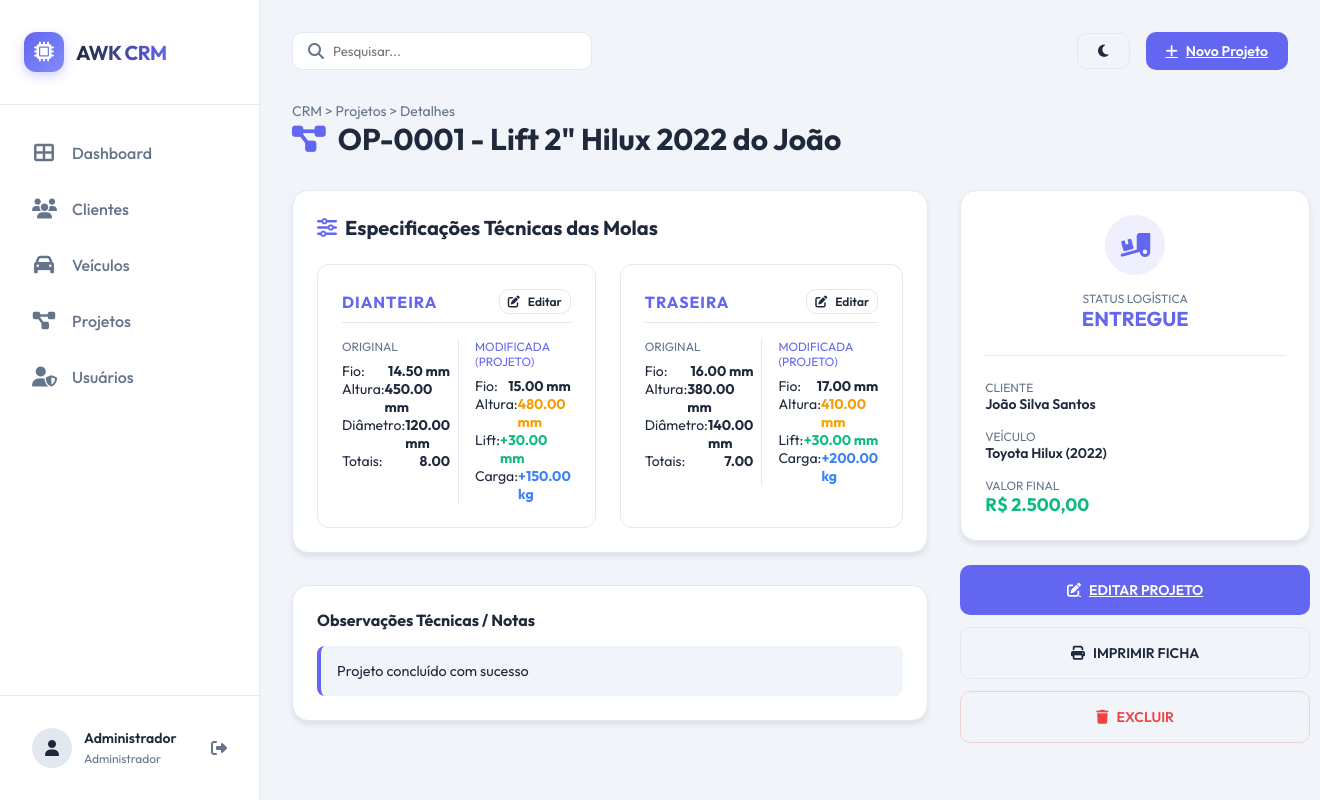
Page /projetos/visualizar/1 (signed in) on the committed database.
### tables this page shows
CREATE TABLE `projetos` (
  `id` INT UNSIGNED NOT NULL AUTO_INCREMENT,
  `codigo_pedido` VARCHAR(20) NOT NULL UNIQUE,
  `cliente_id` INT UNSIGNED NOT NULL,
  `veiculo_id` INT UNSIGNED NOT NULL,
  `nome_projeto` VARCHAR(200) NOT NULL,
  `status_logistica` ENUM('fabricacao', 'pintura', 'transportadora', 'entregue') NOT NULL DEFAULT 'fabricacao',
  `status_pagamento` ENUM('pago', 'pendente', 'garantia') NOT NULL DEFAULT 'pendente',
  `status_frete` ENUM('pago', 'pendente', 'nao_optante', 'garantia') NOT NULL DEFAULT 'pendente',
  `valor_venda` DECIMAL(10,2) DEFAULT NULL,
  `desconto_aniversario_perc` DECIMAL(5,2) DEFAULT NULL,
  `valor_final` DECIMAL(10,2) DEFAULT NULL,
  `valor_entrada` DECIMAL(10,2) DEFAULT NULL,
  `saldo_restante` DECIMAL(10,2) DEFAULT NULL,
  `valor_frete` DECIMAL(10,2) DEFAULT NULL,
  `observacoes` TEXT DEFAULT NULL,
  `observacoes_garantia` TEXT DEFAULT NULL,
  `criado_em` TIMESTAMP NOT NULL DEFAULT CURRENT_TIMESTAMP,
  `atualizado_em` TIMESTAMP NOT NULL DEFAULT CURRENT_TIMESTAMP ON UPDATE CURRENT_TIMESTAMP,
  `concluido_em` DATETIME DEFAULT NULL,
  PRIMARY KEY (`id`),
  FOREIGN KEY (`cliente_id`) REFERENCES `clientes`(`id`) ON DELETE CASCADE,
  FOREIGN KEY (`veiculo_id`) REFERENCES `veiculos`(`id`) ON DELETE CASCADE,
  INDEX `idx_codigo_pedido` (`codigo_pedido`),
  INDEX `idx_cliente_id` (`cliente_id`),
  INDEX `idx_status_logistica` (`status_logistica`),
  INDEX `idx_status_pagamento` (`status_pagamento`),
  INDEX `idx_criado_em` (`criado_em`)
);

CREATE TABLE `molas_originais` (
  `id` INT UNSIGNED NOT NULL AUTO_INCREMENT,
  `veiculo_id` INT UNSIGNED NOT NULL,
  `posicao` ENUM('dianteira', 'traseira') NOT NULL,
  `quantidade` INT NOT NULL DEFAULT 2,
  `fio_mm` DECIMAL(6,2) NOT NULL,
  `altura_livre_mm` DECIMAL(7,2) NOT NULL,
  `diametro_interno_mm` DECIMAL(6,2) NOT NULL,
  `vao_entre_espiras_mm` DECIMAL(6,2) NOT NULL,
  `retifica` BOOLEAN NOT NULL DEFAULT FALSE,
  `olhal_cima_mm` DECIMAL(6,2) DEFAULT NULL,
  `olhal_baixo_mm` DECIMAL(6,2) DEFAULT NULL,
  `tipo_ponta` ENUM('aberta', 'fechada') NOT NULL,
  `medida_ponta_mm` DECIMAL(6,2) DEFAULT NULL,
  `entre_elo_mm` DECIMAL(6,2) DEFAULT NULL,
  `espiras_ativas` DECIMAL(5,2) DEFAULT NULL,
  `espiras_totais` DECIMAL(5,2) NOT NULL,
  `criado_em` TIMESTAMP NOT NULL DEFAULT CURRENT_TIMESTAMP,
  PRIMARY KEY (`id`),
  FOREIGN KEY (`veiculo_id`) REFERENCES `veiculos`(`id`) ON DELETE CASCADE,
  UNIQUE KEY `uk_veiculo_posicao` (`veiculo_id`, `posicao`),
  INDEX `idx_veiculo_id` (`veiculo_id`)
);

CREATE TABLE `molas_modificadas` (
  `id` INT UNSIGNED NOT NULL AUTO_INCREMENT,
  `projeto_id` INT UNSIGNED NOT NULL,
  `mola_original_ref_id` INT UNSIGNED DEFAULT NULL,
  `posicao` ENUM('dianteira', 'traseira') NOT NULL,
  `quantidade` INT NOT NULL DEFAULT 2,
  `fio_mm` DECIMAL(6,2) NOT NULL,
  `altura_livre_mm` DECIMAL(7,2) NOT NULL,
  `diametro_interno_mm` DECIMAL(6,2) NOT NULL,
  `vao_entre_espiras_mm` DECIMAL(6,2) NOT NULL,
  `retifica` BOOLEAN NOT NULL DEFAULT FALSE,
  `olhal_cima_mm` DECIMAL(6,2) DEFAULT NULL,
  `olhal_baixo_mm` DECIMAL(6,2) DEFAULT NULL,
  `tipo_ponta` ENUM('aberta', 'fechada') NOT NULL,
  `medida_ponta_mm` DECIMAL(6,2) DEFAULT NULL,
  `entre_elo_mm` DECIMAL(6,2) DEFAULT NULL,
  `espiras_ativas` DECIMAL(5,2) DEFAULT NULL,
  `espiras_totais` DECIMAL(5,2) NOT NULL,
  `lift_mm` DECIMAL(7,2) DEFAULT NULL,
  `ganho_carga_kg` DECIMAL(7,2) DEFAULT NULL,
  `observacoes_tecnicas` TEXT DEFAULT NULL,
  `criado_em` TIMESTAMP NOT NULL DEFAULT CURRENT_TIMESTAMP,
  `atualizado_em` TIMESTAMP NOT NULL DEFAULT CURRENT_TIMESTAMP ON UPDATE CURRENT_TIMESTAMP,
  PRIMARY KEY (`id`),
  FOREIGN KEY (`projeto_id`) REFERENCES `projetos`(`id`) ON DELETE CASCADE,
  FOREIGN KEY (`mola_original_ref_id`) REFERENCES `molas_originais`(`id`) ON DELETE SET NULL,
  UNIQUE KEY `uk_projeto_posicao` (`projeto_id`, `posicao`),
  INDEX `idx_projeto_id` (`projeto_id`)
);

CREATE TABLE `clientes` (
  `id` INT UNSIGNED NOT NULL AUTO_INCREMENT,
  `codigo_cliente` VARCHAR(20) NOT NULL UNIQUE,
  `nome` VARCHAR(150) NOT NULL,
  `aniversario_dia` TINYINT UNSIGNED NOT NULL,
  `aniversario_mes` TINYINT UNSIGNED NOT NULL,
  `cpf_cnpj` VARCHAR(20) NOT NULL UNIQUE,
  `cep` VARCHAR(10) NOT NULL,
  `endereco` VARCHAR(200) NOT NULL,
  `numero` VARCHAR(20) NOT NULL,
  `bairro` VARCHAR(100) NOT NULL,
  `cidade` VARCHAR(100) NOT NULL,
  `estado_uf` CHAR(2) NOT NULL,
  `telefone` VARCHAR(20) NOT NULL,
  `telefone2` VARCHAR(20) DEFAULT NULL,
  `email` VARCHAR(150) NOT NULL,
  `observacoes` TEXT DEFAULT NULL,
  `criado_em` TIMESTAMP NOT NULL DEFAULT CURRENT_TIMESTAMP,
  `atualizado_em` TIMESTAMP NOT NULL DEFAULT CURRENT_TIMESTAMP ON UPDATE CURRENT_TIMESTAMP,
  PRIMARY KEY (`id`),
  INDEX `idx_nome` (`nome`),
  INDEX `idx_cidade` (`cidade`),
  INDEX `idx_aniversario` (`aniversario_mes`, `aniversario_dia`)
);

CREATE TABLE `veiculos` (
  `id` INT UNSIGNED NOT NULL AUTO_INCREMENT,
  `marca` VARCHAR(100) NOT NULL,
  `modelo` VARCHAR(100) NOT NULL,
  `ano` VARCHAR(10) NOT NULL,
  `observacoes` TEXT DEFAULT NULL,
  `criado_em` TIMESTAMP NOT NULL DEFAULT CURRENT_TIMESTAMP,
  `atualizado_em` TIMESTAMP NOT NULL DEFAULT CURRENT_TIMESTAMP ON UPDATE CURRENT_TIMESTAMP,
  PRIMARY KEY (`id`),
  INDEX `idx_marca_modelo` (`marca`, `modelo`)
);

### views/projetos/visualizar.php (the view, shortened to what the rows shown need)
<?php include ROOT_PATH . '/views/layout/header.php'; ?>
<div class="page-title">
    <div class="breadcrumb">CRM > Projetos > Detalhes</div>
    <h1 style="display: flex; align-items: center; gap: 0.75rem;">
        <span style="color: var(--primary);"><i class="fas fa-project-diagram"></i></span>
        <?php echo $projeto['codigo_pedido'] . ' - ' . $projeto['nome_projeto']; ?>
    </h1>
</div>
<div style="display: grid; grid-template-columns: 1fr 350px; gap: 2rem; margin-top: 2rem;">
    <div style="display: flex; flex-direction: column; gap: 2rem;">
        <div class="card">
            <h2 style="font-size: 1.25rem; font-weight: 700; margin-bottom: 1.5rem; display: flex; align-items: center; gap: 0.5rem;">
                <i class="fas fa-sliders-h" style="color: var(--primary);"></i>
                Especificações Técnicas das Molas
            </h2>
            <div style="display: grid; grid-template-columns: 1fr 1fr; gap: 1.5rem;">
                <?php
                $posicoes = ['dianteira', 'traseira'];
                foreach ($posicoes as $pos):
                    $molaMod = null;
                    foreach ($molasModificadas as $m) {
                        if ($m['posicao'] == $pos) { $molaMod = $m; break; }
                    }
                    $molaOrig = null;
                    foreach ($molasOriginais as $o) {
                        if ($o['posicao'] == $pos) { $molaOrig = $o; break; }
                    }
                ?>
                <div style="background-color: rgba(255,255,255,0.01); border: 1px solid var(--border); border-radius: 12px; padding: 1.5rem;">
                    <h3 style="font-size: 1rem; color: var(--primary); text-transform: uppercase; letter-spacing: 1px; margin-bottom: 1rem; border-bottom: 1px solid var(--border); padding-bottom: 0.5rem; display: flex; justify-content: space-between; align-items: center;">
                        <span><?php echo ucfirst($pos); ?></span>
                        <button class="btn btn-outline" style="padding: 0.25rem 0.5rem; font-size: 0.75rem;" onclick="openMolaModal('<?php echo $pos; ?>')">
                            <i class="fas fa-edit"></i> Editar
                        </button>
                    </h3>
                    <div style="display: grid; grid-template-columns: 1fr 1fr; gap: 1rem;">
                        <div style="font-size: 0.875rem; border-right: 1px solid var(--border); padding-right: 0.5rem;">
                            <div style="color: var(--text-muted); font-size: 0.75rem; margin-bottom: 0.5rem;">ORIGINAL</div>
                            <?php if ($molaOrig): ?>
                                <div style="display: flex; justify-content: space-between;"><span>Fio:</span> <b><?php echo $molaOrig['fio_mm']; ?> mm</b></div>
                                <div style="display: flex; justify-content: space-between;"><span>Altura:</span> <b><?php echo $molaOrig['altura_livre_mm']; ?> mm</b></div>
                                <div style="display: flex; justify-content: space-between;"><span>Diâmetro:</span> <b><?php echo $molaOrig['diametro_interno_mm']; ?> mm</b></div>
                                <div style="display: flex; justify-content: space-between;"><span>Totais:</span> <b><?php echo $molaOrig['espiras_totais']; ?></b></div>
                            <?php else: ?>
                                <div style="color: var(--text-muted); font-style: italic;">Não informado</div>
                            <?php endif; ?>
                        </div>
                        <div style="font-size: 0.875rem;">
                            <div style="color: var(--primary); font-size: 0.75rem; margin-bottom: 0.5rem;">MODIFICADA (PROJETO)</div>
                            <?php if ($molaMod): ?>
                                <div style="display: flex; justify-content: space-between;"><span>Fio:</span> <b><?php echo $molaMod['fio_mm']; ?> mm</b></div>
                                <div style="display: flex; justify-content: space-between;"><span>Altura:</span> <b style="color: var(--accent);"><?php echo $molaMod['altura_livre_mm']; ?> mm</b></div>
                                <div style="display: flex; justify-content: space-between;"><span>Lift:</span> <b style="color: var(--success);">+<?php echo $molaMod['lift_mm']; ?> mm</b></div>
                                <div style="display: flex; justify-content: space-between;"><span>Carga:</span> <b style="color: var(--info);">+<?php echo $molaMod['ganho_carga_kg']; ?> kg</b></div>
                            <?php else: ?>
                                <div style="color: var(--text-muted); font-style: italic;">Aguardando projeto</div>
                            <?php endif; ?>
                        </div>
                    </div>
                </div>
                <?php endforeach; ?>
            </div>
        </div>
        <div class="card">
            <h2 style="font-size: 1rem; font-weight: 700; margin-bottom: 1rem;">Observações Técnicas / Notas</h2>
            <div style="background-color: var(--bg-main); padding: 1rem; border-radius: 8px; font-size: 0.9rem; border-left: 4px solid var(--primary);">
                <?php echo !empty($projeto['observacoes']) ? nl2br($projeto['observacoes']) : 'Sem observações adicionais.'; ?>
            </div>
        </div>
    </div>
    <div style="display: flex; flex-direction: column; gap: 1.5rem;">
        <div class="card" style="padding: 1.5rem;">
            <div style="text-align: center; margin-bottom: 1.5rem;">
                <div style="width: 60px; height: 60px; border-radius: 50%; background: rgba(99, 102, 241, 0.1); color: var(--primary); display: flex; align-items: center; justify-content: center; font-size: 1.5rem; margin: 0 auto 1rem;">
                    <i class="fas fa-truck-loading"></i>
                </div>
                <div style="font-size: 0.75rem; color: var(--text-muted); text-transform: uppercase;">STATUS LOGÍSTICA</div>
                <div style="font-size: 1.25rem; font-weight: 700; color: var(--primary);"><?php echo strtoupper($projeto['status_logistica']); ?></div>
            </div>
            <div style="border-top: 1px solid var(--border); padding-top: 1.5rem; display: flex; flex-direction: column; gap: 1rem;">
                <div style="font-size: 0.875rem;">
                    <div style="color: var(--text-muted); font-size: 0.75rem;">CLIENTE</div>
                    <a href="<?php echo BASE_URL; ?>/clientes/ficha/<?php echo $projeto['cliente_id']; ?>" style="color: var(--text-main); font-weight: 600; text-decoration: none;">
                        <?php echo $projeto['cliente_nome']; ?>
                    </a>
                </div>
                <div style="font-size: 0.875rem;">
                    <div style="color: var(--text-muted); font-size: 0.75rem;">VEÍCULO</div>
                    <div style="font-weight: 600;"><?php echo $projeto['marca'] . ' ' . $projeto['modelo']; ?> (<?php echo $projeto['ano']; ?>)</div>
                </div>
                <div style="font-size: 0.875rem;">
                    <div style="color: var(--text-muted); font-size: 0.75rem;">VALOR FINAL</div>
                    <div style="font-size: 1.125rem; font-weight: 700; color: var(--success);">R$ <?php echo number_format($projeto['valor_final'], 2, ',', '.'); ?></div>
                </div>
            </div>
        </div>
        <div style="display: flex; flex-direction: column; gap: 0.75rem;">
            <a href="<?php echo BASE_URL; ?>/projetos/editar/<?php echo $projeto['id']; ?>" class="btn btn-primary" style="width: 100%; justify-content: center; padding: 1rem;">
                <i class="fas fa-edit"></i> EDITAR PROJETO
            </a>
            <button class="btn btn-outline" style="width: 100%; justify-content: center; padding: 1rem;">
                <i class="fas fa-print"></i> IMPRIMIR FICHA
            </button>
            <button class="btn btn-outline" style="width: 100%; justify-content: center; padding: 1rem; color: var(--danger); border-color: rgba(239, 68, 68, 0.2);" onclick="if(confirm('Excluir este projeto permanentemente?')){ location.href='<?php echo BASE_URL; ?>/projetos/excluir/<?php echo $projeto['id']; ?>'; }">
                <i class="fas fa-trash"></i> EXCLUIR
            </button>
        </div>
    </div>
</div>
<?php include ROOT_PATH . '/views/layout/footer.php'; ?>

### rows in the picture
projetos: codigo_pedido "OP-0001", nome_projeto "Lift 2\" Hilux 2022 do João", observacoes "Projeto concluído com sucesso", status_logistica "ENTREGUE", cliente.nome "João Silva Santos", veiculo.marca "Toyota", veiculo.modelo "Hilux", veiculo.ano "2022", valor_final "2.500,00"
molas_originais: fio_mm "14.50", altura_livre_mm "450.00", diametro_interno_mm "120.00", espiras_totais "8.00"
molas_modificadas: fio_mm "15.00", altura_livre_mm "480.00", lift_mm "30.00", ganho_carga_kg "150.00"
molas_originais: fio_mm "16.00", altura_livre_mm "380.00", diametro_interno_mm "140.00", espiras_totais "7.00"
molas_modificadas: fio_mm "17.00", altura_livre_mm "410.00", lift_mm "30.00", ganho_carga_kg "200.00"

### other values in the picture
$_SESSION['usuario_nome'] "Administrador"
$_SESSION['usuario_perfil'] "Administrador"
$pos "DIANTEIRA"
$pos "TRASEIRA"
